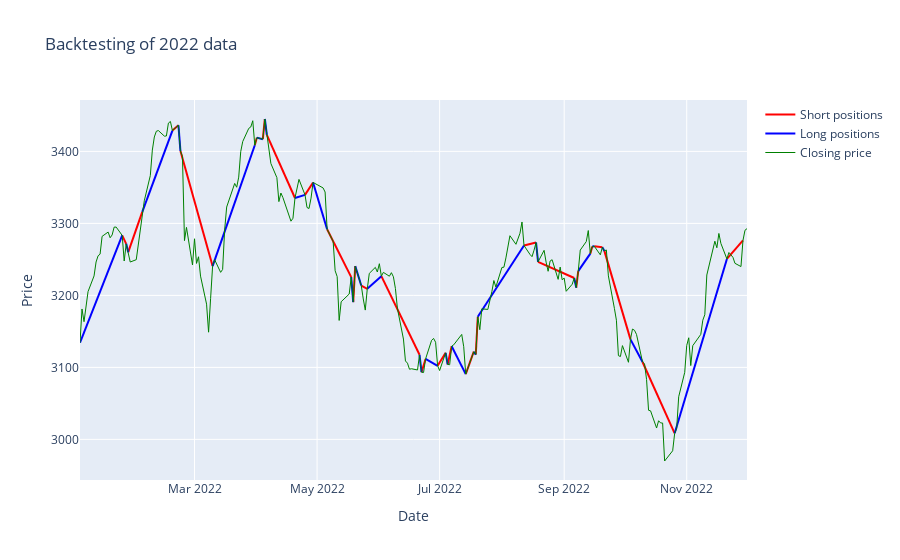

The cell this chart's notebook holds for it:
### Code cell
# Plotting out entry and exits done
data = [trace0, trace1, trace2]

layout = dict(title = 'Backtesting of 2022 data',
              xaxis = dict(title = 'Date'),
              yaxis = dict(title = 'Price'),
              )

fig = dict(data=data, layout=layout)

offline.iplot(fig)
